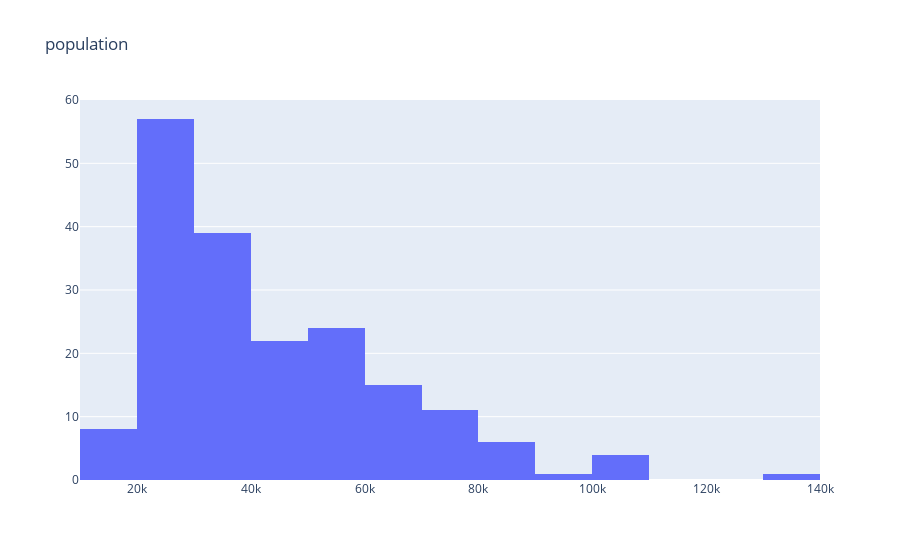
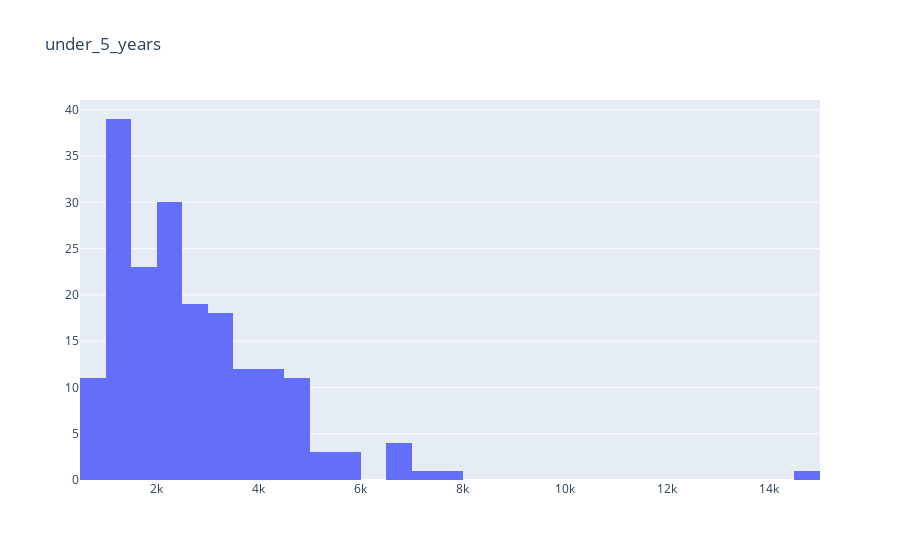
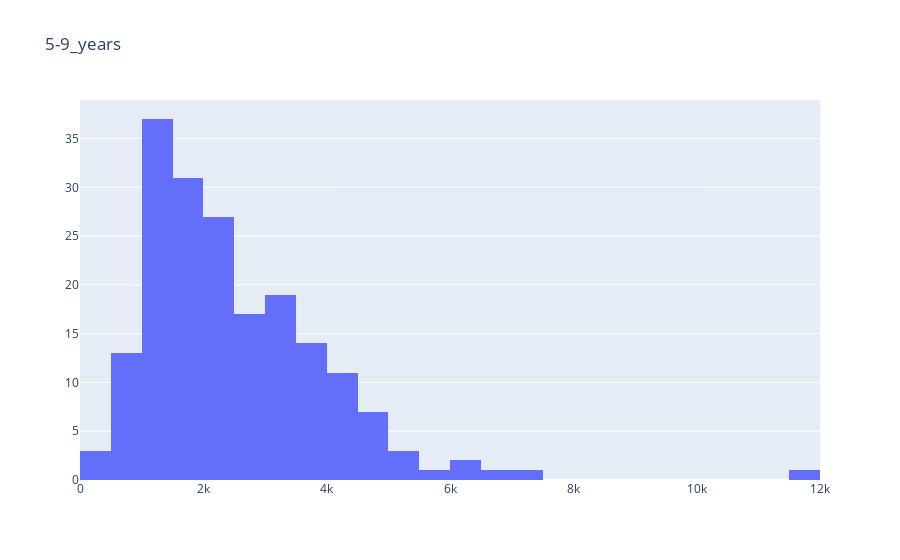
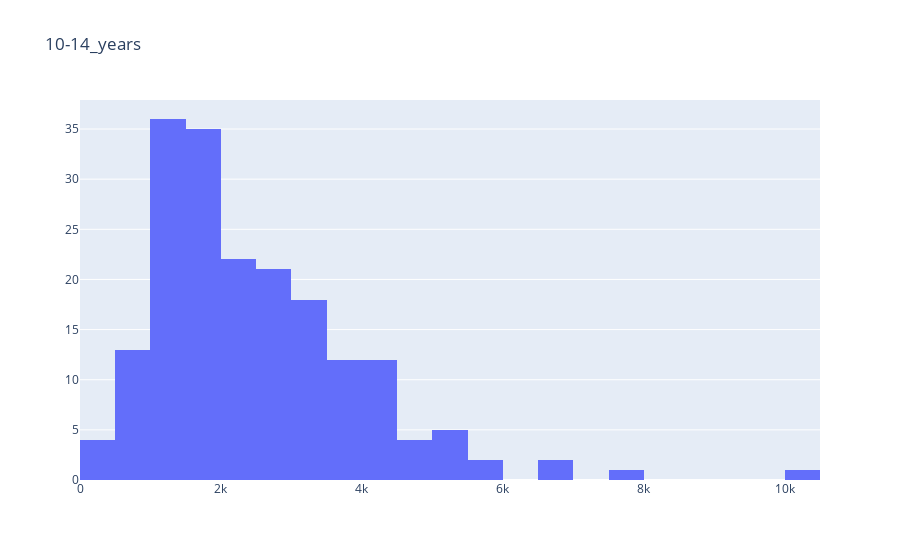

Here is the notebook cell these charts were saved with, in order:
### Markdown cell above
Histograma por Variables

### Code cell
for i in population_age: 
    x =df[i]
    fig = go.Figure()
    fig.add_trace(go.Histogram(histfunc="count", x=x, name="count"))
    fig.update_layout(title=i)
    fig.show()

### Figure 1 — Plotly figure (JSON) as saved in the notebook; plotly's stock layout.template omitted (floating-point values rounded to 4 significant figures; data arrays with more than 128 entries replaced by an {"elided": "..."} marker saying what was removed)
{"data": [{"histfunc": "count", "name": "count", "type": "histogram", "x": {"elided": "188 int values"}}], "layout": {"title": {"text": "population"}}}

### Figure 2 — Plotly figure (JSON) as saved in the notebook; plotly's stock layout.template omitted (floating-point values rounded to 4 significant figures; data arrays with more than 128 entries replaced by an {"elided": "..."} marker saying what was removed)
{"data": [{"histfunc": "count", "name": "count", "type": "histogram", "x": {"elided": "188 int values"}}], "layout": {"title": {"text": "under_5_years"}}}

### Figure 3 — Plotly figure (JSON) as saved in the notebook; plotly's stock layout.template omitted (floating-point values rounded to 4 significant figures; data arrays with more than 128 entries replaced by an {"elided": "..."} marker saying what was removed)
{"data": [{"histfunc": "count", "name": "count", "type": "histogram", "x": {"elided": "188 int values"}}], "layout": {"title": {"text": "5-9_years"}}}

### Figure 4 — Plotly figure (JSON) as saved in the notebook; plotly's stock layout.template omitted (floating-point values rounded to 4 significant figures; data arrays with more than 128 entries replaced by an {"elided": "..."} marker saying what was removed)
{"data": [{"histfunc": "count", "name": "count", "type": "histogram", "x": {"elided": "188 int values"}}], "layout": {"title": {"text": "10-14_years"}}}
